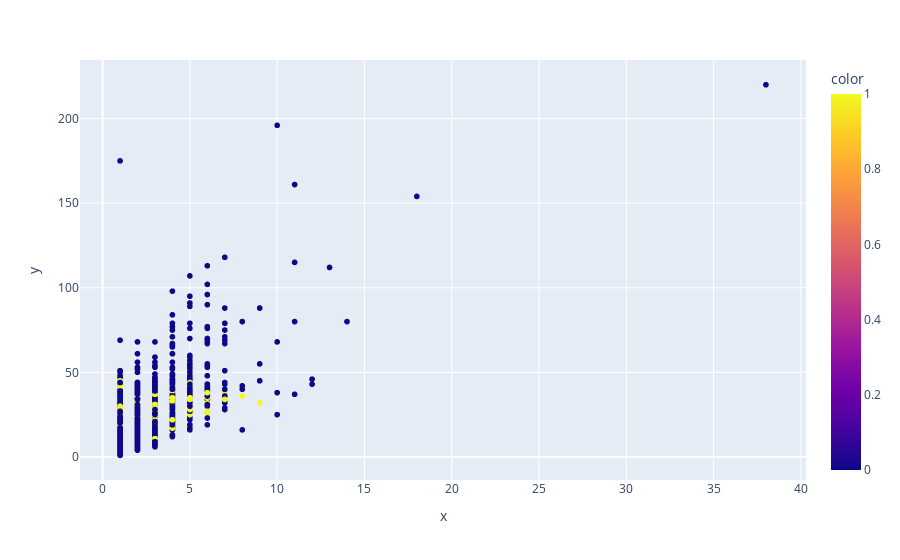

The cell this chart's notebook holds for it:
### Code cell
px.scatter(x=df["numSent"], y=df["numWord"], color=df["target"])

### Figure 1 — Plotly figure (JSON) as saved in the notebook; plotly's stock layout.template omitted (floating-point values rounded to 4 significant figures; data arrays with more than 128 entries replaced by an {"elided": "..."} marker saying what was removed)
{"data": [{"hovertemplate": "x=%{x}<br>y=%{y}<br>color=%{marker.color}<extra></extra>", "legendgroup": "", "marker": {"color": {"elided": "5169 int values"}, "coloraxis": "coloraxis", "symbol": "circle"}, "mode": "markers", "name": "", "showlegend": false, "type": "scattergl", "x": {"elided": "5169 int values"}, "xaxis": "x", "y": {"elided": "5169 int values"}, "yaxis": "y"}], "layout": {"coloraxis": {"colorbar": {"title": {"text": "color"}}, "colorscale": [[0, "#0d0887"], [0.1111, "#46039f"], [0.2222, "#7201a8"], [0.3333, "#9c179e"], [0.4444, "#bd3786"], [0.5556, "#d8576b"], [0.6667, "#ed7953"], [0.7778, "#fb9f3a"], [0.8889, "#fdca26"], [1, "#f0f921"]]}, "legend": {"tracegroupgap": 0}, "margin": {"t": 60}, "xaxis": {"anchor": "y", "domain": [0, 1], "title": {"text": "x"}}, "yaxis": {"anchor": "x", "domain": [0, 1], "title": {"text": "y"}}}}
